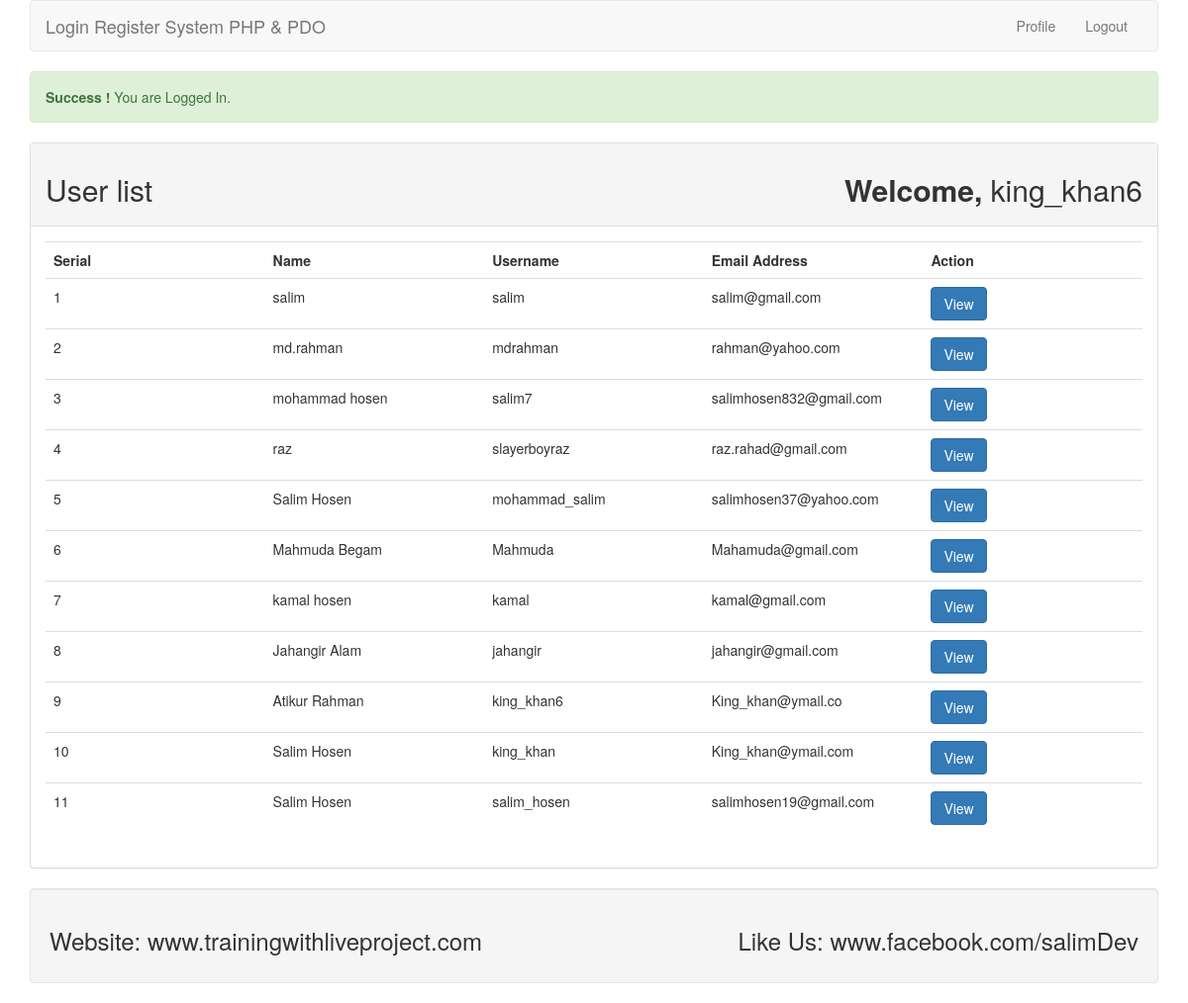
Screenshot of /index.php (signed in) with the database file from the repository.
### tables this page shows
CREATE TABLE `tbl_user` (
  `id` int(11) NOT NULL,
  `fname` varchar(255) DEFAULT NULL,
  `username` varchar(255) DEFAULT NULL,
  `email` varchar(255) DEFAULT NULL,
  `pass` varchar(255) DEFAULT NULL
);

### lib/Session.php (called while the page is built, shortened)
<?php
    class Session{
		public static function get($key){
			if(isset($_SESSION[$key])){
			    return $_SESSION[$key];
			}else{
				return false;
			}
		}
	}
?>

### lib/User.php (called while the page is built, shortened)
<?php
    include_once 'Session.php';
	include 'Database.php';
    class User{
		private $db;
		public function __construct(){
			$this->db = new Database();
		}
		public function getUserData(){
		    $sql = "select * from tbl_user order by id desc";
            $query = $this->db->pdo->prepare($sql);
            $query->execute();
            $result = $query->fetchAll();
            return $result;
		}
	}
?>

### lib/Database.php (called while the page is built)
<?php
    class Database{
		private $hostdb = "localhost";
		private $userdb = "root";
		private $passdb = "";
		private $namedb = "db_lr";
		public $pdo;
		public function __construct(){
			if(!isset($this->pdo)){
			    try{
					$link = new PDO("mysql:host=".$this->hostdb.";dbname=".$this->namedb,$this->userdb,$this->passdb);
					$link->setAttribute(PDO::ATTR_ERRMODE,PDO::ERRMODE_EXCEPTION);
					$link->exec("set character set utf8");
					$this->pdo = $link;
				}catch(PDOException $e){
			        die("Failed to connect with Database".$e->getMessage());
				}
			}
		}
	}
?>

### index.php (the view, shortened to what this page needs)
<?php
	include 'inc/header.php';
	include 'lib/user.php';
	$user = new User();
	$loginmsg = Session::get("loginmsg");
	if(isset($loginmsg)){
		echo $loginmsg;
	}
?>
	<div class="panel panel-default">
	    <div class="panel-heading">
			<h2>User list <span class="pull-right"><strong>Welcome, </strong>
				<?php
					$getName = Session::get("username");
					if(isset($getName))
						echo $getName;
				?>
			</span></h2>
		</div>
	    <div class="panel-body">
			<table class="table table-stripped">
				<tr>
					<th width="20%">Serial</th>
					<th width="20%">Name</th>
					<th width="20%">Username</th>
					<th width="20%">Email Address</th>
					<th width="20%">Action</th>
				</tr>
			    <?php
					$result = $user->getUserData();
					if($result){
						$id = 1;
						foreach($result as $val){
				?>
				<tr>
					<td><?php echo $id++;?></td>
					<td><?php echo $val['fname'];?></td>
					<td><?php echo $val['username'];?></td>
					<td><?php echo $val['email'];?></td>
					<td>
						<a class="btn btn-primary" href="profile.php?id=<?php echo $val['id'];?>">View</a>
					</td>
				</tr>
						<?php } }else{?>
					<tr>
						<td><h2>No User Data Found.</h2></td>
					</tr>
					<?php }?>
			</table>
		</div>
	</div>
<?php
	include 'inc/footer.php';
?>

### rows the page displays
tbl_user: fname "salim", username "salim", email "salim@gmail.com"
tbl_user: fname "md.rahman", username "mdrahman", email "rahman@yahoo.com"
tbl_user: fname "mohammad hosen", username "salim7", email "salimhosen832@gmail.com"
tbl_user: fname "raz", username "slayerboyraz", email "raz.rahad@gmail.com"
tbl_user: fname "Salim Hosen", username "mohammad_salim", email "salimhosen37@yahoo.com"
tbl_user: fname "Mahmuda Begam", username "Mahmuda", email "Mahamuda@gmail.com"
tbl_user: fname "kamal hosen", username "kamal", email "kamal@gmail.com"
tbl_user: fname "Jahangir Alam", username "jahangir", email "jahangir@gmail.com"
tbl_user: fname "Atikur Rahman", username "king_khan6", email "King_khan@ymail.co"
tbl_user: fname "Salim Hosen", username "king_khan", email "King_khan@ymail.com"
tbl_user: fname "Salim Hosen", username "salim_hosen", email "salimhosen19@gmail.com"

### other values shown
$loginmsg "Success ! You are Logged In."
$getName "king_khan6"
